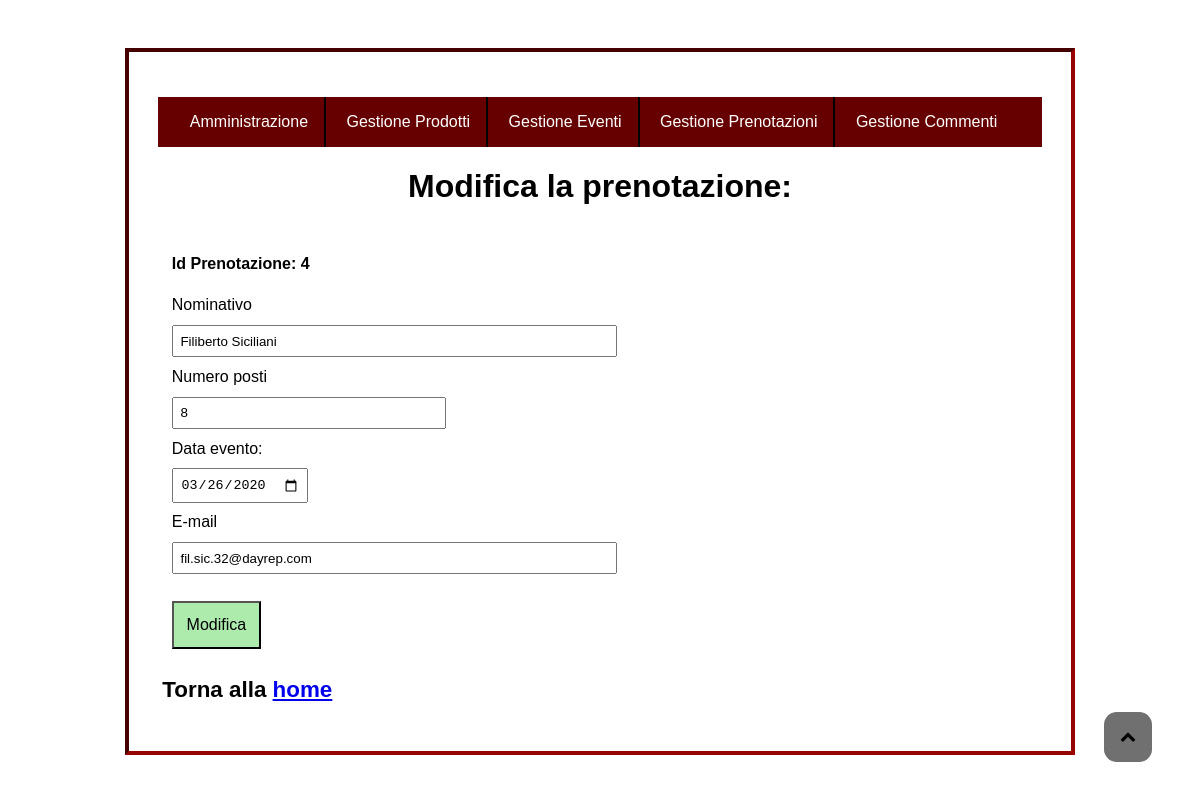
The app's page /Admin/form_amministrazione/modprenotazione.php?idprenotazione=4 with its own data.
### tables this page shows
CREATE TABLE prenotazioni (
	idprenotazione INT(11) PRIMARY KEY NOT NULL auto_increment,
	dataevento DATE NOT NULL,
	nominativo VARCHAR(255) NOT NULL,
    email VARCHAR(255) NOT NULL,
	nposti INT(6) NOT NULL
);

### Admin/form_amministrazione/modprenotazione.php (the view, shortened to what this page needs)
<?php
$catalogo=array();
$id=$_GET['idprenotazione'];
$query=mysqli_query($conn, "SELECT * FROM prenotazioni WHERE idprenotazione='$id'");
while($row=mysqli_fetch_assoc($query))
{
	$catalogo[]=$row;
}
$mod_pren=file_get_contents("modificaprenotazione.html");
$mod_pren=str_replace('$errornome$', "", $mod_pren);
$mod_pren=str_replace('$errormail$', "", $mod_pren);
$mod_pren=str_replace('$errornum$', "", $mod_pren);
foreach($catalogo as $catalogomultiplo)
{
	$mod_pren=str_replace('$idprenotazione$', $catalogomultiplo["idprenotazione"], $mod_pren);
	$mod_pren=str_replace('$dataevento$', $catalogomultiplo["dataevento"], $mod_pren);
	$mod_pren=str_replace('$nominativo$', $catalogomultiplo["nominativo"], $mod_pren);
	$mod_pren=str_replace('$email$', $catalogomultiplo["email"], $mod_pren);
	$mod_pren=str_replace('$nposti$', $catalogomultiplo["nposti"], $mod_pren);
}
echo $mod_pren;
?>

### Admin/amministrazione.css (style rules this page uses)
html, body { max-width:950px; margin: auto; font-family: Georgia, Arial, sans-serif; font-size: 100%; background: url(../img/vignaamm3.jpg); background-repeat: no-repeat; background-attachment: fixed; background-size: cover; }
body { padding-top: 3em; padding-bottom: 3em; }
.btn_btn-success { background: #adebad; font-size:1em; margin-top: 1em; padding: 0.8em; text-decoration: none; color: black; cursor: pointer; }
#myBtn { position: fixed; bottom: 2.4em; right: 3em; z-index: 99; border: none; outline: none; padding: 1em; border-radius: 0.8em; background: #707070; }
#myBtn span { color: black; }
.fa-chevron-up:before { content:"\f077"; }
#adm-content, #corpoform { background: white; padding: 1.8em; border: inset 4px #990000; }
#adm-content h1, #corpoform h1 { text-align: center; }
#adm-content h2, #corpoform h2 { text-align: left; margin-left: 0.2em; font-size: 1.4em; }
#corpoform p { display: block; font-weight: bold; }
#input1, #tipo, #tipologia, #input2, #input3, #input4, #input5, #input6, #input8, #input9, #input10, #input11, #input12, #input13, #input14, #input15, #desc, #image { padding: 0.5em; display: block; margin-top: 0.8em; margin-bottom: 0.8em; }
#input9, #input10 { width: 50%; }
#input11, #desc { width: 30%; }
.adm-form { border: none; }
.intestazione_commento h2, p { display: inline; line-height: 2; }
.header_amm { background: #660000; display: block; z-index: 100; margin: auto; width: 100%; }
#menu_amm li { list-style-type: none; display: inline-block; z-index: 6; padding: 1em; font-size: 1em; border-right: 2px solid black; }
#menu_amm a { text-align: center; }
#menu_amm>li>a { color:white; text-decoration: none; }
#menu_amm { padding-left: 1em; padding-right: 1em; }
#menu_amm>li:last-child { border-right: none; }

### Admin/stampa_amm.css (style rules this page uses)
html, body { max-width: 1000px; margin: auto; font-family: Georgia, Arial, sans-serif; font-size: 100%; background: none; }
body { padding-top: 1em; padding-bottom: 1em; }
.btn_btn-success { text-decoration: none; border: 2px groove black; background: none; }
#myBtn { display: none; }
#adm-content, #corpoform { background: white; padding: 0.6em; border: inset 4px black; }
#adm-content h1, #corpoform h1 { text-align: center; margin: 0.2em; font-size: 1.5em; }
#adm-content h2, #corpoform h2 { text-align: left; margin-left: 0.2em; font-size: 1.1em; }
#corpoform p { display: block; font-weight: bold; }
#input1, #tipo, #tipologia, #input2, #input3, #input4, #input5, #input6, #input8, #input9, #input10, #input11, #input12, #input13, #input14, #input15, #desc, #image { padding: 0.5em; display: block; margin-top: 0.8em; margin-bottom: 0.8em; }
#input9, #input10 { width: 50%; }
#input11 { width: 30%; }
.adm-form { border: none; }
.intestazione_commento h2, p { display: inline; line-height: 2; }
.header_amm, #hamburger, #menu_amm { display: none; }

### records on screen
prenotazioni: nominativo "Filiberto Siciliani", nposti "8", dataevento "03/26/2020", email "fil.sic.32@dayrep.com"
